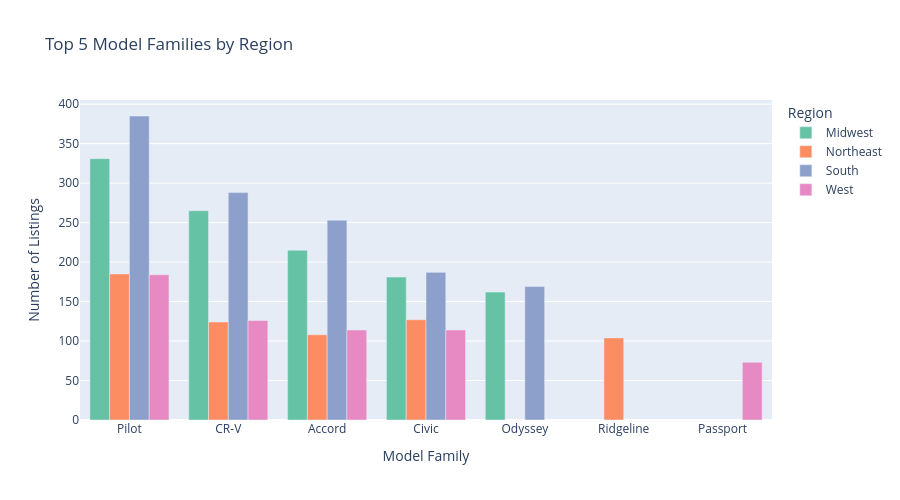

Notebook source saved alongside this figure:
### Code cell
# Model preference by Region
region_model = (df.groupby(['Region', 'Model_Family']).size()
                .reset_index(name='Count'))
region_top = (region_model.sort_values(['Region', 'Count'], ascending=[True, False])
              .groupby('Region').head(5))

fig = px.bar(region_top, x='Model_Family', y='Count', color='Region',
             barmode='group', title='Top 5 Model Families by Region',
             color_discrete_sequence=px.colors.qualitative.Set2)
fig.update_layout(xaxis_title='Model Family', yaxis_title='Number of Listings',
                  legend_title='Region', height=500)
fig.show()

### Figure 1 — Plotly figure (JSON) as saved in the notebook; plotly's stock layout.template omitted (floating-point values rounded to 4 significant figures)
{"data": [{"alignmentgroup": "True", "hovertemplate": "Region=Midwest<br>Model_Family=%{x}<br>Count=%{y}<extra></extra>", "legendgroup": "Midwest", "marker": {"color": "rgb(102,194,165)", "pattern": {"shape": ""}}, "name": "Midwest", "offsetgroup": "Midwest", "orientation": "v", "showlegend": true, "textposition": "auto", "type": "bar", "x": ["Pilot", "CR-V", "Accord", "Civic", "Odyssey"], "xaxis": "x", "y": [331, 265, 215, 181, 162], "yaxis": "y"}, {"alignmentgroup": "True", "hovertemplate": "Region=Northeast<br>Model_Family=%{x}<br>Count=%{y}<extra></extra>", "legendgroup": "Northeast", "marker": {"color": "rgb(252,141,98)", "pattern": {"shape": ""}}, "name": "Northeast", "offsetgroup": "Northeast", "orientation": "v", "showlegend": true, "textposition": "auto", "type": "bar", "x": ["Pilot", "Civic", "CR-V", "Accord", "Ridgeline"], "xaxis": "x", "y": [185, 127, 124, 108, 104], "yaxis": "y"}, {"alignmentgroup": "True", "hovertemplate": "Region=South<br>Model_Family=%{x}<br>Count=%{y}<extra></extra>", "legendgroup": "South", "marker": {"color": "rgb(141,160,203)", "pattern": {"shape": ""}}, "name": "South", "offsetgroup": "South", "orientation": "v", "showlegend": true, "textposition": "auto", "type": "bar", "x": ["Pilot", "CR-V", "Accord", "Civic", "Odyssey"], "xaxis": "x", "y": [385, 288, 253, 187, 169], "yaxis": "y"}, {"alignmentgroup": "True", "hovertemplate": "Region=West<br>Model_Family=%{x}<br>Count=%{y}<extra></extra>", "legendgroup": "West", "marker": {"color": "rgb(231,138,195)", "pattern": {"shape": ""}}, "name": "West", "offsetgroup": "West", "orientation": "v", "showlegend": true, "textposition": "auto", "type": "bar", "x": ["Pilot", "CR-V", "Accord", "Civic", "Passport"], "xaxis": "x", "y": [184, 126, 114, 114, 73], "yaxis": "y"}], "layout": {"barmode": "group", "height": 500, "legend": {"title": {"text": "Region"}, "tracegroupgap": 0}, "title": {"text": "Top 5 Model Families by Region"}, "xaxis": {"anchor": "y", "domain": [0, 1], "title": {"text": "Model Family"}}, "yaxis": {"anchor": "x", "domain": [0, 1], "title": {"text": "Number of Listings"}}}}
